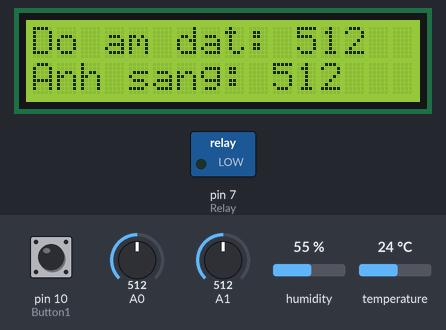
A sketch run on a simulated Arduino Uno, built with avr-gcc and run on an emulated ATmega328P. On the bench: 16×2 character LCD, switched loads named in the sketch (green lamp = pin HIGH). The test bench sets the inputs (shaded band); at power-on: pin 10 (Button1) LOW, humidity 55 %, temperature 24 °C, A0 = 512, A1 = 512. What the sketch prints to the serial monitor is not drawn.

Above: at 1.2 s.
1.3 s: pin 10 (Button1) pulled HIGH for 0.15 s
At 2.3 s:
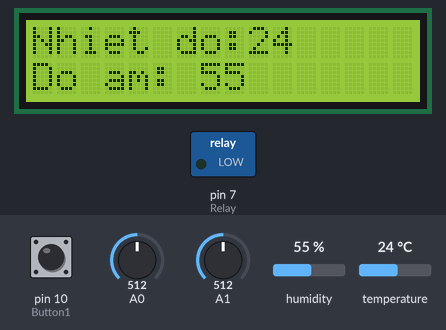
2.9 s: humidity set to 22 %
At 4.2 s:
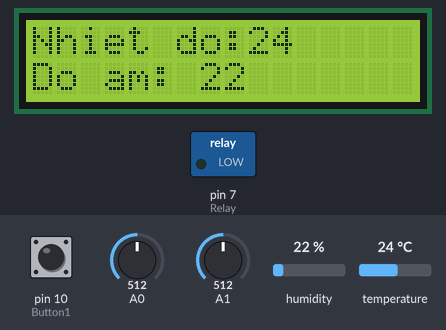
4.5 s: temperature set to 12 °C
At 6.0 s:
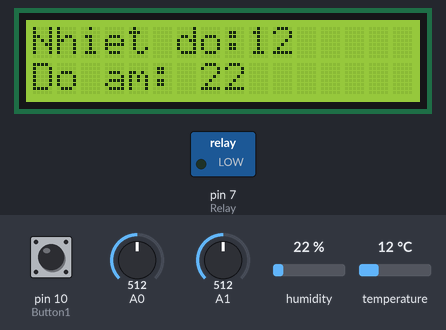
7.0 s: humidity set to 40 %
At 8.8 s:
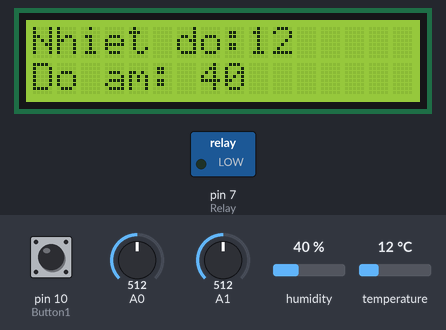
9.6 s: temperature set to 19 °C
At 11.6 s:
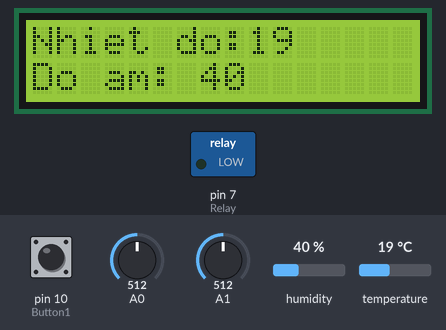
12.1 s: pin 10 (Button1) pulled HIGH for 1 s
At 12.8 s:
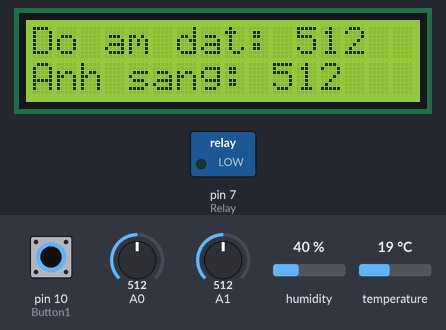
Timing chart, 0 to 15.1 s (numbered marks = the images above; inputs shaded):
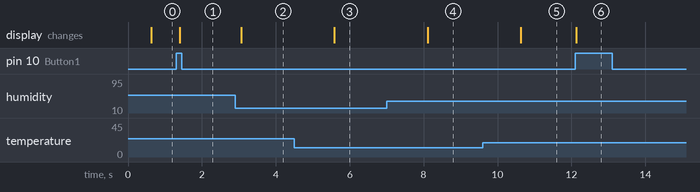

Measured:
- after the input at 1.3 s, the display: changes after 0.10 s (image 1)
- after the input at 2.9 s, the display: changes after 0.16 s (image 2)
- after the input at 4.5 s, the display: changes after 1.1 s (image 3)
- after the input at 7.0 s, the display: changes after 1.1 s (image 4)
- after the input at 9.6 s, the display: changes after 1.0 s (image 5)
- after the input at 12.1 s, the display: changes at once (image 6)

The sketch:

CODE_ARDUINO.ino
```cpp
#include<SoftwareSerial.h>
#include "DHT.h"
#include <Wire.h>
#include <LiquidCrystal_I2C.h>
#define DHT11Pin 2
#define DHTType DHT11
#define RX 8
#define TX 9
#define DC1 5
#define DC2 6
#define Relay 7
#define Button1 10
LiquidCrystal_I2C lcd(0x27,16,2);
DHT HT(DHT11Pin,DHTType);
SoftwareSerial mySerial(RX,TX);

int Val_Sensor1 ;
int Val_Sensor2 ;
int Val_Sensor3 ;
int Val_Sensor4 ;
int timer1 ;
int timer2 ;
int timer3 ;
int lastbutton = 0;
int button ;
int count ;
String Trans_Data ;
String Re_Data ;
String Value1 ;
String Value2 ;
String Value3 ;

void setup() {
  // put your setup code here, to run once:
    Serial.begin(9600);
    mySerial.begin(9600);
    lcd.init();
    lcd.backlight();
    HT.begin();
    pinMode(DC1 , OUTPUT);
    pinMode(DC2 , OUTPUT);
    pinMode(Relay , OUTPUT);
    pinMode(Button1 , INPUT);
}

void loop() {
  if(millis() - timer1 > 500){
     Read_data();
     Trans_Data = "a"+String(Val_Sensor1)+"b"+String(Val_Sensor2)+"c"+String(Val_Sensor3)+"d"+String(Val_Sensor4)+"f";
     mySerial.println(Trans_Data);
     timer1 = millis();
  }
  Receive_data();
  Swich();
  LCD();
  Serial.print(Value1);
  Serial.print(" | ");
  Serial.print(Value2);
  Serial.print(" | ");
  Serial.println(Value3);
  Trans_Data ="";
  delay(100);
}
/* =================================================================================*/
void LCD(){
  button = digitalRead(Button1);
   if(button != lastbutton){
     if(button == HIGH){
      count++;
    }
   }
   lastbutton = button ;
     if(count%2==1){
      if(button == HIGH){
        if(millis()-timer3 >100){
        lcd.clear();
        timer3=millis();
        }
      }
  lcd.setCursor(0,0);
  lcd.print("Nhiet do:");
  lcd.setCursor(9,0);
  lcd.print(Val_Sensor2);
  lcd.setCursor(0,1);
  lcd.print("Do am:");
  lcd.setCursor(7,1);
  lcd.print(Val_Sensor1);
   }else{
     if(button == HIGH){
      if(millis()-timer3 >100){
        lcd.clear();
         timer3=millis();
        }
      }
  lcd.setCursor(0,0);
  lcd.print("Do am dat:");
  lcd.setCursor(11,0);
  lcd.print(Val_Sensor4);
  lcd.setCursor(0,1);
  lcd.print("Anh sang:");
  lcd.setCursor(10,1);
  lcd.print(Val_Sensor3);
   }
}
void Swich(){
  digitalWrite(DC1 , Value1.toInt());
  digitalWrite(DC2 , Value2.toInt());
  digitalWrite(Relay ,Value3.toInt());
}
void Read_data(){
   int tempF = HT.readTemperature(true);
   Val_Sensor1 = HT.readHumidity();
   Val_Sensor2 = HT.readTemperature();
   Val_Sensor3 = analogRead(A0);
   Val_Sensor4 = analogRead(A1);
}
void Receive_data(){
      while(mySerial.available()>0){
        char C = (char)mySerial.read();
        Re_Data += C ;
        if(C == 'a'){
       Re_Data = "";
       }else if(C == 'b'){
       Value1= Re_Data.substring(0,Re_Data.indexOf('b'));
       Re_Data = "";
     }else if (C == 'c'){
       Value2= Re_Data.substring(0,Re_Data.indexOf('c'));
       Re_Data= "";
     }else if(C == 'f') {
       Value3= Re_Data.substring(0,Re_Data.indexOf('f'));
       Re_Data = "";
       }
    }
}
```
